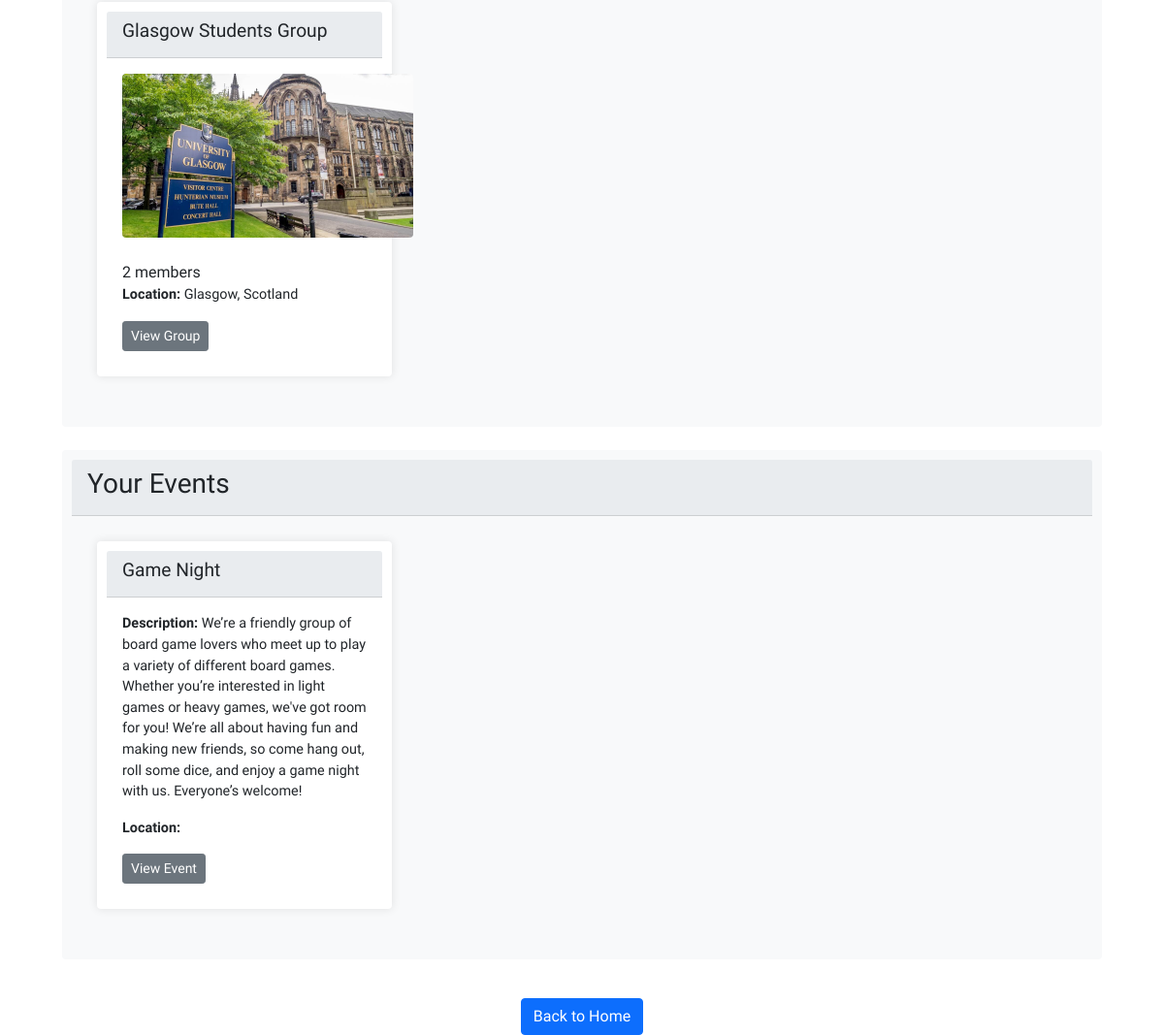
The page /profile/2 (lower part) on the database as committed earlier.
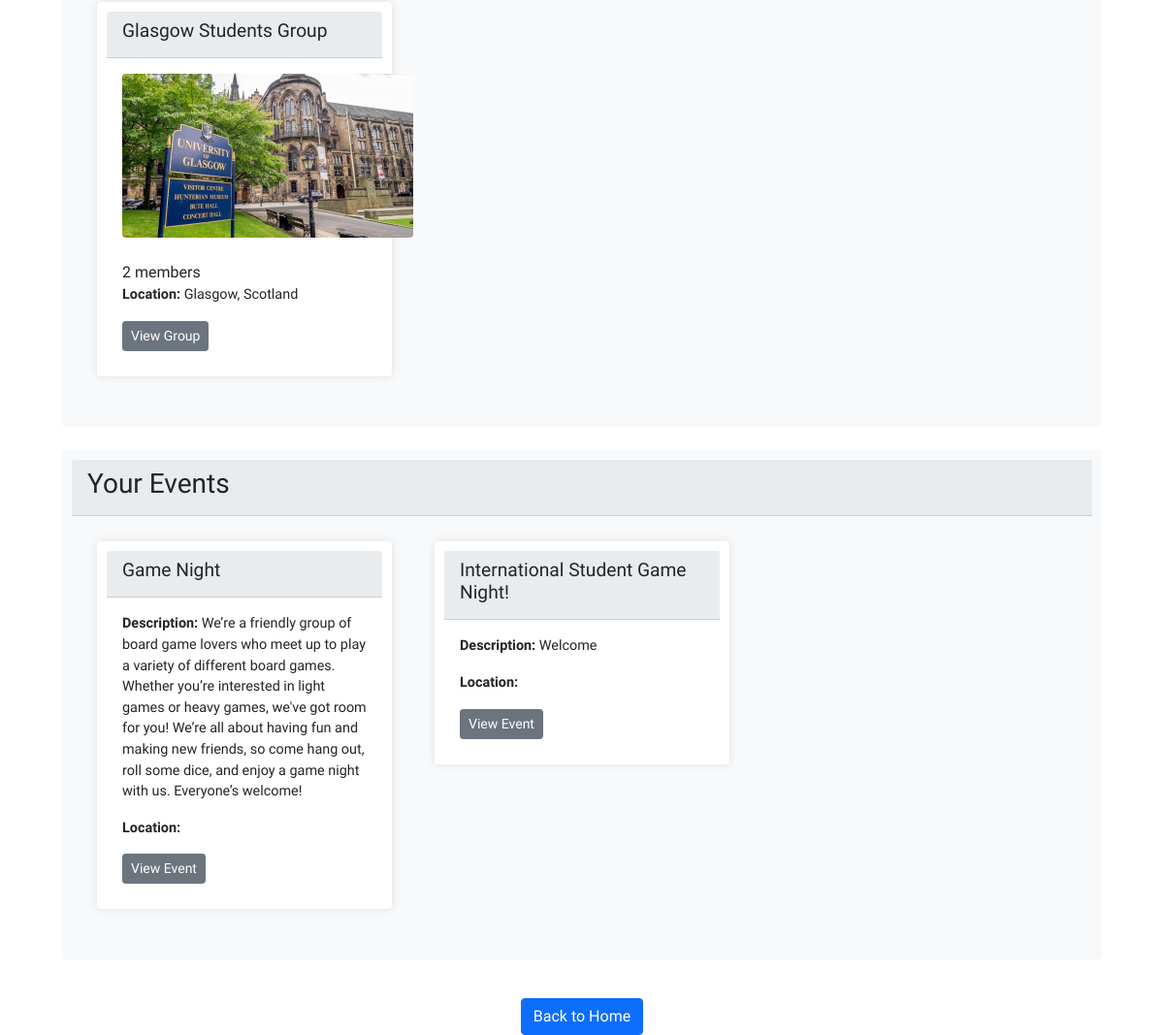
The same page on the database as committed later.
### boardgame/models.py (models this page shows, shortened)
class GroupMembers(models.Model):
    user = models.ForeignKey(User, on_delete=models.CASCADE)
    group = models.ForeignKey(Group,related_name='group_members', on_delete=models.CASCADE)
    is_admin = models.BooleanField(default=False)
    is_moderator = models.BooleanField(default=False)
    date_joined = models.DateTimeField(auto_now_add=True)
    class Meta:
        verbose_name_plural = 'GroupMembers'
        unique_together = ('user', 'group')

class Group(models.Model):
    name = models.CharField(max_length=100)
    description = models.TextField()
    members = models.ManyToManyField(User, through='GroupMembers')
    slug = models.SlugField(unique=True)
    group_image = models.ImageField(upload_to='group_images/', null=True, blank=True)
    TYPE_SELECT = (
        ('Public', 'Public'),
        ('Private', 'Private'),
    )
    group_privacy = models.CharField(max_length=10,choices=TYPE_SELECT,default='Public')
    categories = models.ManyToManyField(Category, related_name='groups', blank=True)
    tags = models.ManyToManyField(Tag, related_name='groups', blank=True)

class GroupLocation(models.Model):
    group = models.OneToOneField('Group', on_delete=models.CASCADE)
    city = models.CharField(max_length=100)
    sublocality = models.CharField(max_length=100, blank=True)  # neighborhoods or sublocalities
    state = models.CharField(max_length=100, blank=True)
    postcode = models.CharField(max_length=20, blank=True)
    country = models.CharField(max_length=100)
    latitude = models.DecimalField(max_digits=9, decimal_places=6, blank=True, null=True)
    longitude = models.DecimalField(max_digits=9, decimal_places=6, blank=True, null=True)

class EventAttendance(models.Model):
    user = models.ForeignKey(User, on_delete=models.CASCADE)
    event = models.ForeignKey(Event, on_delete=models.CASCADE)
    date_joined = models.DateTimeField(auto_now_add=True)
    class Meta:
        verbose_name_plural = 'EventAttendance'
        unique_together = ('user', 'event')

class Event(models.Model):
    group = models.ForeignKey(Group, on_delete=models.CASCADE)
    title = models.CharField(max_length=100)
    description = models.TextField()
    date_time = models.DateTimeField()
    attendees = models.ManyToManyField(User, through='EventAttendance')
    event_image = models.ImageField(upload_to='event_images/', null=True, blank=True)
    categories = models.ManyToManyField(Category, related_name='events', blank=True)
    tags = models.ManyToManyField(Tag, related_name='events', blank=True)
    nominations_open = models.BooleanField(default=True)
    signups_open = models.BooleanField(default=False)
    admin_only_nominations = models.BooleanField(default=False)
    skip_nominations = models.BooleanField(default=False)

### boardgame/views.py (the view)
# urls.py: path('profile/<int:id>', views.user_profile, name='user_profile'),
def user_profile(request,id):
    user = get_object_or_404(User,id=id)
    user_profile = UserProfile.objects.filter(user=user).first()
    user_groups = GroupMembers.objects.filter(user=user).select_related('group')
    user_events = EventAttendance.objects.filter(user=user).select_related('event')
    context = {
        'user': user,
        'user_profile': user_profile,
        'user_groups': user_groups,
        'user_events': user_events,
    }
    return render(request, 'boardgame/user_profile.html', context)

### boardgame/templates/boardgame/user_profile.html (shortened to what this page needs)
{% extends 'boardgame/base.html' %}
{% load static %}
{% block content %}
<div class="container mt-4">
    <div class="card mb-4" style="background-color: #f8f9fa; border: none;">
        <div class="card-body">
            <div class="row">
                {% if user_groups %}
                    {% for group_member in user_groups %}
                        <div class="col-md-4 mb-3">
                            <div class="card" style="border: none; box-shadow: 0 0 10px rgba(0,0,0,0.1);">
                                <div class="card-header" style="background-color: #e9ecef;">
                                    <h4>{{ group_member.group.name }}</h4>
                                </div>
                                <div class="card-body">
                                    <div class="group-profile">
                                        {% if group_member.group.group_image %}
                                        <img src="{{ group_member.group.group_image.url }}" class="profile-image rounded">
                                        {% else %}
                                        <img src="{% static 'boardgame/images/group_profile_default.jpg' %}" class="profile-image rounded">
                                        {% endif %}
                                        <br/><br/>
                                        {{ group_member.group.group_members.all.count }} members
                                        <p><b>Location:</b> {{ group_member.group.grouplocation.city }}{% if group_member.group.grouplocation.state %}, {{ group_member.group.grouplocation.state }}{% endif %}</p>
                                        <a href="{% url 'group_profile' group_member.group.slug %}" class="btn btn-secondary btn-sm">View Group</a>
                                    </div>
                                </div>
                            </div>
                        </div>
                    {% endfor %}
                {% else %}
                    <p>You are not a member of any groups yet.</p>
                {% endif %}
            </div>
        </div>
    </div>
    <div class="card mb-4" style="background-color: #f8f9fa; border: none;">
        <div class="card-header" style="background-color: #e9ecef;">
            <h3>Your Events</h3>
        </div>
        <div class="card-body">
            <div class="row">
                {% if user_events %}
                    {% for event_attendance in user_events %}
                        <div class="col-md-4 mb-3">
                            <div class="card" style="border: none; box-shadow: 0 0 10px rgba(0,0,0,0.1);">
                                <div class="card-header" style="background-color: #e9ecef;">
                                    <h4>{{ event_attendance.event.title }}</h4>
                                </div>
                                <div class="card-body">
                                    <p><b>Description:</b> {{ event_attendance.event.description }}</p>
                                    <p><b>Location:</b> {{ event_attendance.event.location }}</p>
                                    <a href="{% url 'event_details' event_attendance.event.id %}" class="btn btn-secondary btn-sm">View Event</a>
                                </div>
                            </div>
                        </div>
                    {% endfor %}
                {% else %}
                    <p>You are not attending any events yet.</p>
                {% endif %}
            </div>
        </div>
    </div>
    <div class="text-center">
        <a href="{% url 'home' %}" class="btn btn-primary mt-3">Back to Home</a>
    </div>
</div>
{% endblock %}

Rows that differ between the two databases and show on the page:
added EventAttendance: event "International Student Game Night!", event.description "Welcome"
